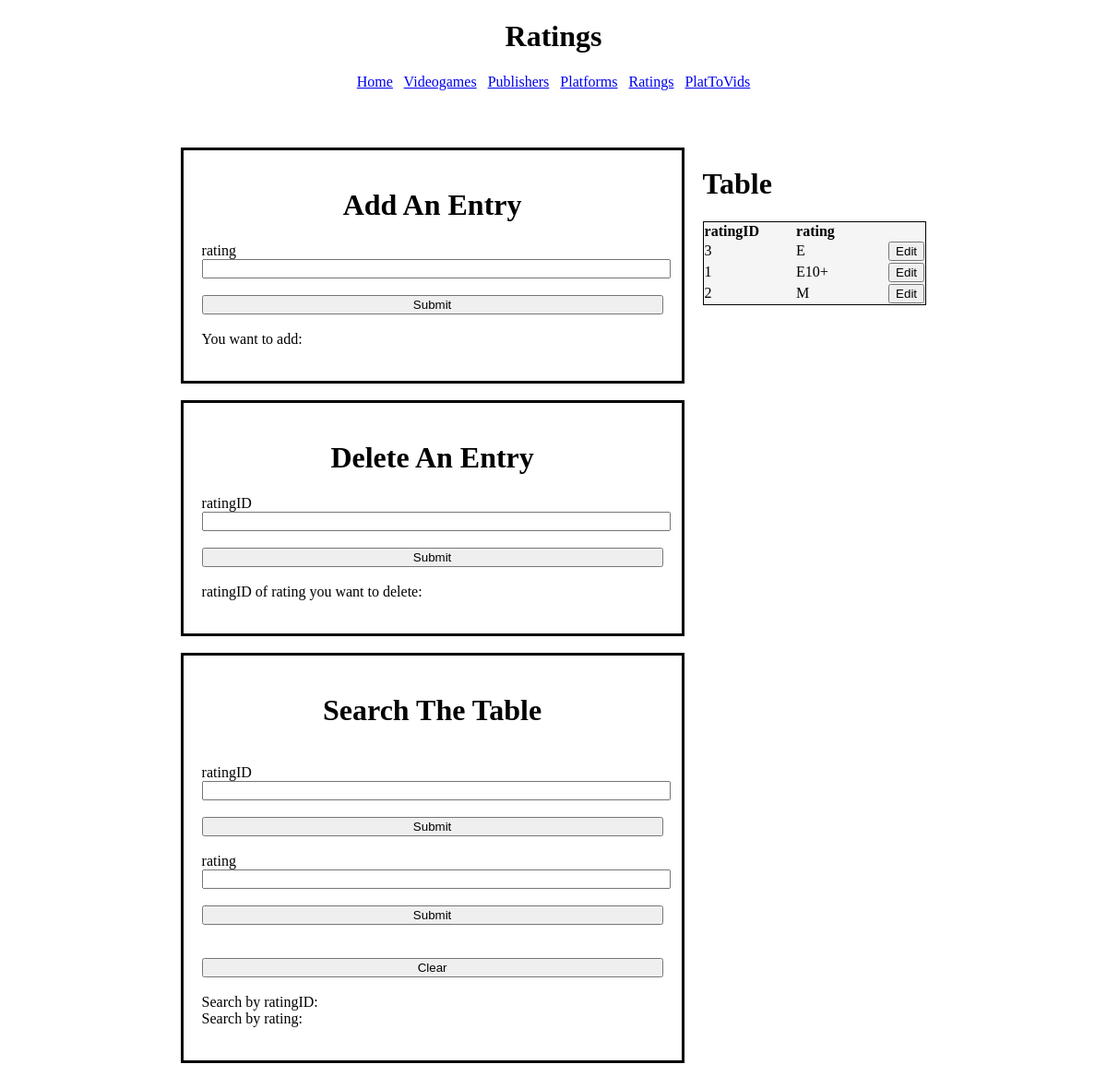
The app's page /ratings.php with its own data.
### tables this page shows
CREATE TABLE `Ratings` (
  `ratingID` int NOT NULL AUTO_INCREMENT,
  `rating` varchar(100) NOT NULL,
  CONSTRAINT `unique_rating` UNIQUE (`rating`),
  PRIMARY KEY (`ratingID`)
);

### ratings.php (the view, shortened to what this page needs)
<!doctype html>
<html lang="en">
<head>
</head>
<body>
		<?php
		$result = mysql_query("SELECT * FROM Ratings");
		?>
	<h1 style="text-align:center;">
		Ratings
	</h1>
	<p style="text-align:center;">
		<a href="https://web.engr.oregonstate.edu/~rosenauk/cs340/">Home</a>
		<a href="https://web.engr.oregonstate.edu/~rosenauk/cs340/videogames.php">Videogames</a>
		<a href="https://web.engr.oregonstate.edu/~rosenauk/cs340/publishers.php">Publishers</a>
		<a href="https://web.engr.oregonstate.edu/~rosenauk/cs340/platforms.php">Platforms</a>
		<a href="https://web.engr.oregonstate.edu/~rosenauk/cs340/ratings.php">Ratings</a>
		<a href="https://web.engr.oregonstate.edu/~rosenauk/cs340/PlatToVids.php">PlatToVids</a>
	</p>
	<br>
	<br>
<div class="row">
	<div class="column" style="margin-left:15%;">
	<div class="section">
		<p>
			<h1 style="text-align:center;">Add An Entry</h1>
			<div class="container">
				<form>
				  <label>rating</label>
				  <input type="text" name="A_rating"><br />
				  <br>
				  <input style="width = 100px" type="submit">
				</form>
			</div>
			<br>
			You want to add:
		</p>
	</div>
	<br>
	<div class="section">
		<p>
			<h1 style="text-align:center;">Delete An Entry</h1>
			<div class="container">
				<form>
				  <label>ratingID</label>
				  <input type="number" name="D_ratingID"><br />
				  <br>
				  <input style="width = 100px" type="submit">
				</form>
			</div>
			<br>
			ratingID of rating you want to delete:
		</p>
	</div>
	<br>
	<div class="section">
		<p>
			<h1 style="text-align:center;">Search The Table</h1>
			<div class="container">
				<form>
				<br>
				  <label>ratingID</label>
				  <input type="number" name="S_ratingID"><br />
				  <br>
				  <input style="width = 100px" type="submit">
				</form>
				<form>
				<br>
				  <label>rating</label>
				  <input type="text" name="S_rating"><br />
				  <br>
				  <input style="width = 100px" type="submit">
				</form>
				<form>
				  <br>
				  <br>
				  <input style="width = 100px" type="submit" value="Clear">
				</form>
			</div>
			<br>
			Search by ratingID:
			<br>
			Search by rating:
			<br>
		</p>
	</div>
	<br>
	<br>
	</div>
	<br>
	<div class="column">
	<p>
		<h1>Table</h1>
		<table style="border:1px solid black; border-collapse: collapse; text-align: left;background-color: #F5F5F5;">
			<col width= "100px" />
			<col width= "100px" />
		  <tr>
			<th>ratingID</th>
			<th>rating</th>
			<th> </th>
		  </tr>
		  <?php
            while ($row = mysql_fetch_assoc($result)) {
                echo
                "<tr>
					<td>{$row['ratingID']}</td>
					<td>{$row['rating']}</td>
					<td><button>Edit</button></td>
				</tr>";
            }
            ?>
		</table>
	</p>
	</div>
</div>
</body>
</html>

### ratings.php (style rules this page uses)
.container { width: 500px; clear: both; }
.container input { width: 100%; clear: both; }
.section { border-style: solid; width: fit-content; padding: 20px; }
.row { display: flex; }
.column { flex: 50%; padding: 10px; height: 300px; }

### records on screen
ratings: ratingID "3", rating "E"
ratings: ratingID "1", rating "E10+"
ratings: ratingID "2", rating "M"
